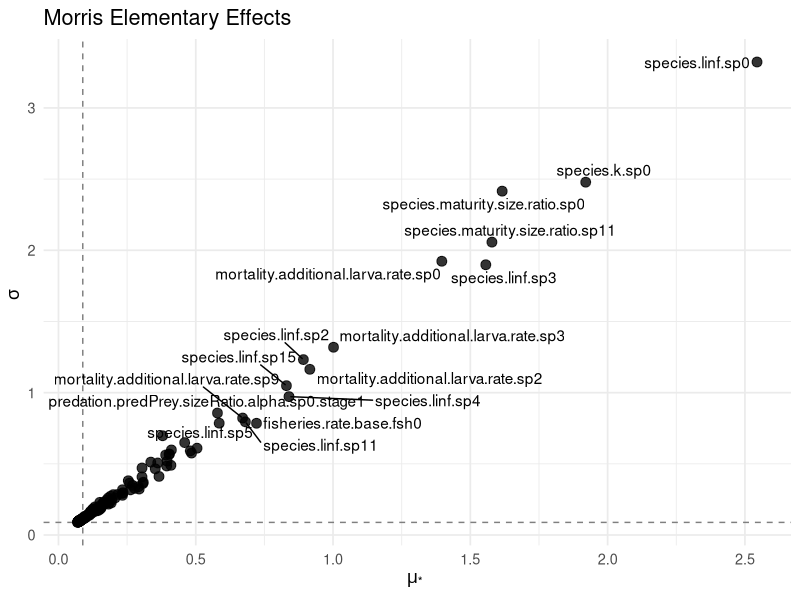
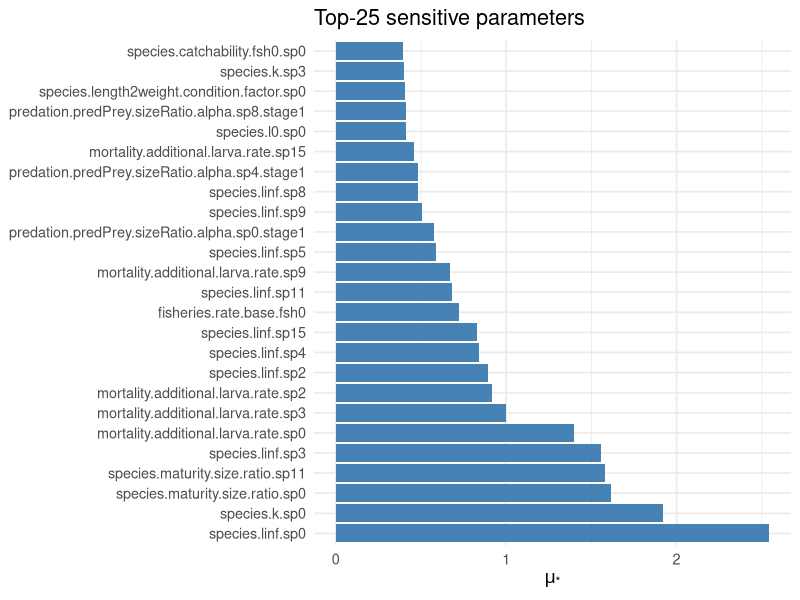

Recreate these plots in R, in order.
library(data.table)
library(ggplot2)

## 读取统计结果
EE <- fread("5.elementary_effect/EE_meanLength_stats.csv")  # 列有 param_name, mu_star, sigma

## 选取阈值（简单示例：μ* 的中位数）
thresh <- median(EE$mu_star)

## μ*–σ 散点图
ggplot(EE, aes(x = mu_star, y = sigma)) +
  geom_hline(yintercept = thresh, linetype = "dashed", colour = "grey50") +
  geom_vline(xintercept = thresh, linetype = "dashed", colour = "grey50") +
  geom_point(size = 3, alpha = 0.8) +
  ggrepel::geom_text_repel(aes(label = param_name), max.overlaps = 20) +
  labs(
    title = "Morris Elementary Effects",
    x = expression(mu["*"]~""),
    y = expression(sigma~"")
  ) +
  theme_minimal(base_size = 13)


##  μ* 条形图（影响强度排序）
EE[, param_name := factor(param_name, levels = param_name[order(-mu_star)])]

ggplot(EE[order(-mu_star)][1:25],         # 先看前 25 个最敏感参数
       aes(x = param_name, y = mu_star)) +
  geom_col(fill = "steelblue") +
  coord_flip() +
  labs(
    title = "Top-25 sensitive parameters",
    x = NULL,
    y = expression(mu["*"])
  ) +
  theme_minimal(base_size = 13)
